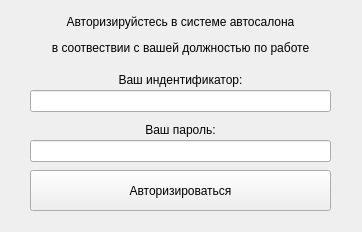
<?xml version="1.0" encoding="UTF-8"?>
<ui version="4.0">
 <class>AuthorizationForm</class>
 <widget class="QWidget" name="AuthorizationForm">
  <property name="geometry">
   <rect>
    <x>0</x>
    <y>0</y>
    <width>362</width>
    <height>232</height>
   </rect>
  </property>
  <property name="windowTitle">
   <string>Авторизация в системе</string>
  </property>
  <widget class="QLabel" name="label">
   <property name="geometry">
    <rect>
     <x>-10</x>
     <y>10</y>
     <width>381</width>
     <height>51</height>
    </rect>
   </property>
   <property name="text">
    <string>&lt;html&gt;&lt;head/&gt;&lt;body&gt;&lt;p&gt;Авторизируйстесь в системе автосалона&lt;/p&gt;&lt;p&gt; в соотвествии с вашей должностью по работе&lt;/p&gt;&lt;/body&gt;&lt;/html&gt;</string>
   </property>
   <property name="alignment">
    <set>Qt::AlignCenter</set>
   </property>
  </widget>
  <widget class="QLabel" name="label_3">
   <property name="geometry">
    <rect>
     <x>100</x>
     <y>70</y>
     <width>161</width>
     <height>20</height>
    </rect>
   </property>
   <property name="text">
    <string>Ваш индентификатор:</string>
   </property>
   <property name="alignment">
    <set>Qt::AlignCenter</set>
   </property>
  </widget>
  <widget class="QLineEdit" name="userID_lineEdit">
   <property name="geometry">
    <rect>
     <x>30</x>
     <y>90</y>
     <width>301</width>
     <height>22</height>
    </rect>
   </property>
  </widget>
  <widget class="QLabel" name="label_4">
   <property name="geometry">
    <rect>
     <x>100</x>
     <y>120</y>
     <width>161</width>
     <height>20</height>
    </rect>
   </property>
   <property name="text">
    <string>Ваш пароль:</string>
   </property>
   <property name="alignment">
    <set>Qt::AlignCenter</set>
   </property>
  </widget>
  <widget class="QLineEdit" name="userPassword_lineEdit">
   <property name="geometry">
    <rect>
     <x>30</x>
     <y>140</y>
     <width>301</width>
     <height>22</height>
    </rect>
   </property>
   <property name="echoMode">
    <enum>QLineEdit::Password</enum>
   </property>
  </widget>
  <widget class="QPushButton" name="signInSystem_pushButton">
   <property name="geometry">
    <rect>
     <x>30</x>
     <y>170</y>
     <width>301</width>
     <height>41</height>
    </rect>
   </property>
   <property name="text">
    <string>Авторизироваться</string>
   </property>
  </widget>
 </widget>
 <resources/>
 <connections/>
</ui>
